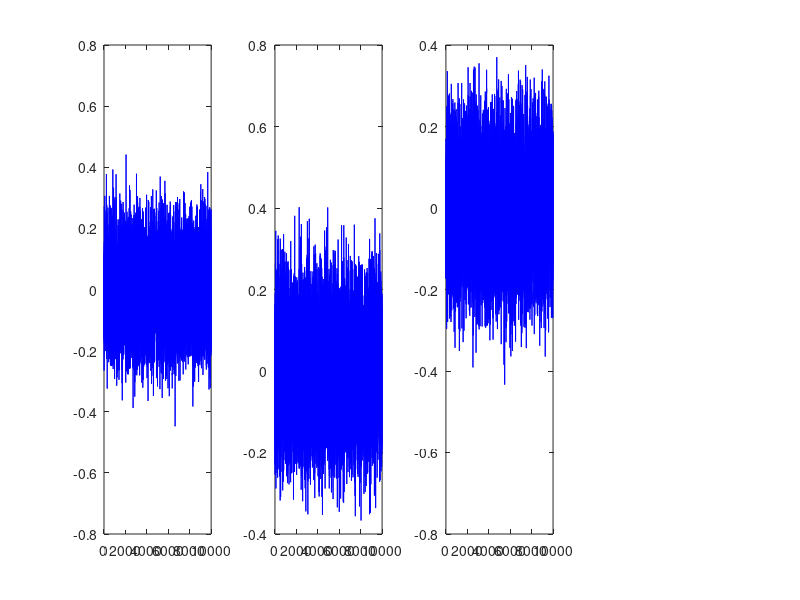

MATLAB code to generate this figure:
%% generate Autoregressive

clear all; clc;

%% configuration 1

N = 1e4;
M = 6;

% I = interaction matrix
I = zeros(M,M);

% I(i,j) significa che i causa j con intensità I(i,j) 

I(1,1) = 0.95;
I(2,2) = 0;
I(3,3) = 0.99;
I(4,4) = 0.98;
I(5,5) = 0;
I(6,6) = 0.81;

I(2,1) = -0.4;
I(3,2) = 0.4;

I(5,6) = 0.4;
I(6,5) = 0.4;

%% initialisation

X = randn(M,N)*0.1;

Xlabel = "x"+(1:M)';

t = 1:N;

%% simulation

for i = 2 : N

    X(:,i) = sum(I.*X(:,i-1),1)' + randn(M,1)*0.1; % sum(X,1) somma le colonne del vettore X

end

%% plot

figure(1)
clf
for i = 1 : M
    subplot(floor(M/2),floor(M/floor(M/2))+1,i)
    plot(X(i,:),'b')
end



save('Autoregressive_v1.mat');

%% configuration 2
clear all; clc;


N = 1e4;
M = 3;

% I = interaction matrix
I = zeros(M,M);

% I(i,j) significa che i causa j con intensità I(i,j) 

I(1,1) = 1;
I(2,2) = 1;
I(3,3) = 1;

%% initialisation

X = randn(M,N)*0.1;

Xlabel = "x"+(1:M)';

t = 1:N;

%% simulation

for i = 2 : N

    X(:,i) = sum(I.*X(:,i-1),1)' + randn(M,1)*0.1; % sum(X,1) somma le colonne del vettore X

end

%% plot

figure(1)
clf
for i = 1 : M
    subplot(floor(M/2),floor(M/floor(M/2))+1,i)
    plot(X(i,:),'b')
end



save('Autoregressive_v2.mat');

%% configuration 3
clear all; clc;

N = 1e4;
M = 3;

% I = interaction matrix
I = zeros(M,M);

% I(i,j) significa che i causa j con intensità I(i,j) 

%% initialisation

X = randn(M,N)*0.1;

Xlabel = "x"+(1:M)';

t = 1:N;

%% simulation

for i = 2 : N

    X(:,i) = sum(I.*X(:,i-1),1)' + randn(M,1)*0.1; % sum(X,1) somma le colonne del vettore X

end

%% plot

figure(1)
clf
for i = 1 : M
    subplot(floor(M/2),floor(M/floor(M/2))+1,i)
    plot(X(i,:),'b')
end



save('Autoregressive_v3.mat');


%% configuration 4
clear all; clc;
N = 1e4;
M = 3;

% I = interaction matrix
I = zeros(M,M);

% I(i,j) significa che i causa j con intensità I(i,j) 

I(2,1) = 0.1;
I(3,2) = 1;
%% initialisation

X = randn(M,N)*0.1;

Xlabel = "x"+(1:M)';

t = 1:N;

%% simulation

for i = 2 : N

    X(:,i) = sum(I.*X(:,i-1),1)' + randn(M,1)*0.1; % sum(X,1) somma le colonne del vettore X

end

%% plot

figure(1)
clf
for i = 1 : M
    subplot(floor(M/2),floor(M/floor(M/2))+1,i)
    plot(X(i,:),'b')
end



save('Autoregressive_v4.mat');

%% configuration 5
clear all; clc;
N = 1e4;
M = 3;

% I = interaction matrix
I = zeros(M,M);

% I(i,j) significa che i causa j con intensità I(i,j) 

I(2,1) = 0.2;
I(3,1) = 1;

%% initialisation

X = randn(M,N)*0.1;

Xlabel = "x"+(1:M)';

t = 1:N;

%% simulation

for i = 2 : N

    X(:,i) = sum(I.*X(:,i-1),1)' + randn(M,1)*0.1; % sum(X,1) somma le colonne del vettore X

end

%% plot

figure(1)
clf
for i = 1 : M
    subplot(floor(M/2),floor(M/floor(M/2))+1,i)
    plot(X(i,:),'b')
end



save('Autoregressive_v5.mat');

%% configuration 6
clear all; clc;
N = 1e4;
M = 3;

% I = interaction matrix
I = zeros(M,M);

% I(i,j) significa che i causa j con intensità I(i,j) 

I(1,2) = 1;
I(2,1) = 1;

%% initialisation

X = randn(M,N)*0.1;

Xlabel = "x"+(1:M)';

t = 1:N;

%% simulation

for i = 2 : N

    X(:,i) = sum(I.*X(:,i-1),1)' + randn(M,1)*0.1; % sum(X,1) somma le colonne del vettore X

end

%% plot

figure(1)
clf
for i = 1 : M
    subplot(floor(M/2),floor(M/floor(M/2))+1,i)
    plot(X(i,:),'b')
end



save('Autoregressive_v6.mat');

%% configuration 7
clear all; clc;
N = 1e4;
M = 3;

% I = interaction matrix
I = zeros(M,M);

% I(i,j) significa che i causa j con intensità I(i,j) 

I(1,3) = 1;
I(2,1) = 1;
I(3,2) = 1;

%% initialisation

X = randn(M,N)*0.1;

Xlabel = "x"+(1:M)';

t = 1:N;

%% simulation

for i = 2 : N

    X(:,i) = sum(I.*X(:,i-1),1)' + randn(M,1)*0.1; % sum(X,1) somma le colonne del vettore X

end

%% plot

figure(1)
clf
for i = 1 : M
    subplot(floor(M/2),floor(M/floor(M/2))+1,i)
    plot(X(i,:),'b')
end



save('Autoregressive_v7.mat');


%% configuration 8
clear all; clc;


N = 1e4;
M = 3;

% I = interaction matrix
I = zeros(M,M);

% I(i,j) significa che i causa j con intensità I(i,j) 

I(1,3) = 0.2;
I(1,1) = 0.2;
I(1,2) = 0.2;

I(2,3) = 0.2;
I(2,1) = 0.2;
I(2,2) = 0.2;

I(3,3) = 0.2;
I(3,1) = 0.2;
I(3,2) = 0.2;
%% initialisation

X = randn(M,N)*0.1;

Xlabel = "x"+(1:M)';

t = 1:N;

%% simulation

for i = 2 : N

    X(:,i) = sum(I.*X(:,i-1),1)' + randn(M,1)*0.1; % sum(X,1) somma le colonne del vettore X

end

%% plot

figure(1)
clf
for i = 1 : M
    subplot(floor(M/2),floor(M/floor(M/2))+1,i)
    plot(X(i,:),'b')
end



save('Autoregressive_v8.mat');

